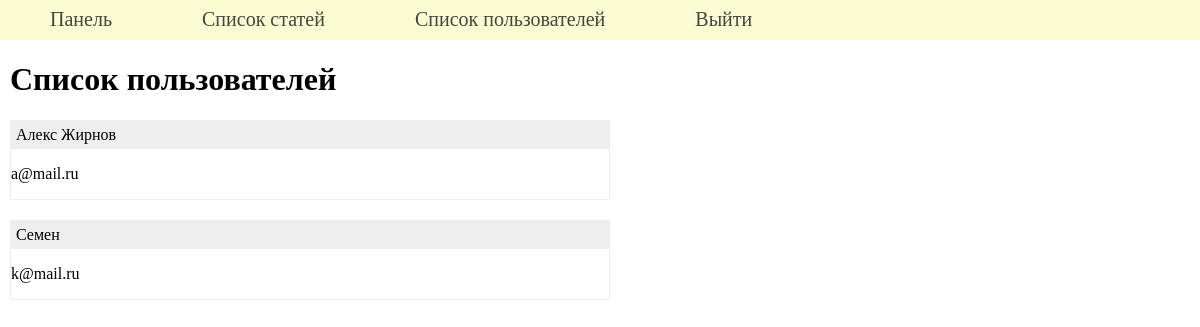
/admin/list-users (signed in), run on an earlier commit of the app's database.
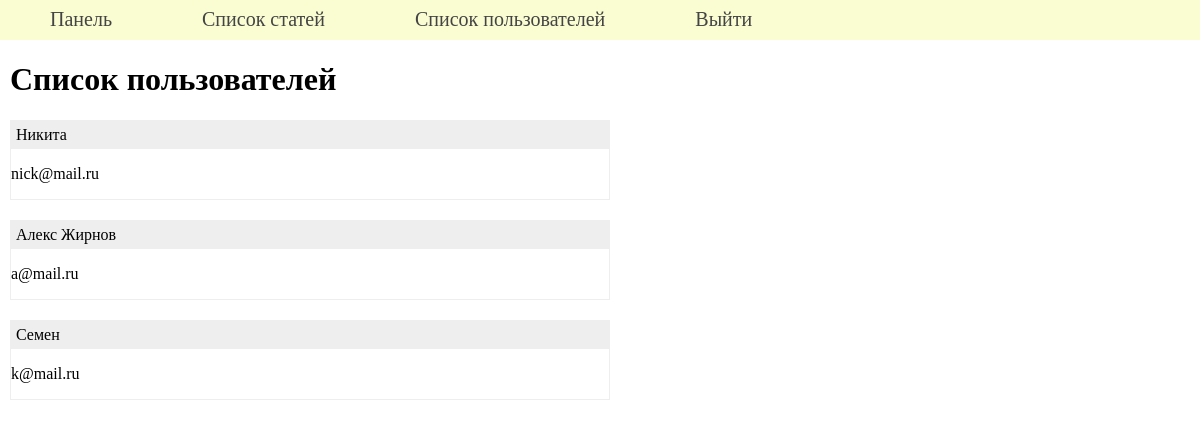
And on a later commit of the database.
### tables this page shows
CREATE TABLE users (
id integer PRIMARY KEY AUTOINCREMENT,
name text NOT NULL,
email text NOT NULL,
psw text NOT NULL,
avatar BLOB DEFAULT NULL,
time integer NOT NULL
);

### admin/admin.py (the view)
@admin.route('/list-users')
def list_users():
    if not isLogged():
        return redirect(url_for('.login'))
    list = []
    if db:
        try:
            cur = db.cursor()
            cur.execute(f"SELECT name, email FROM users ORDER BY time DESC")
            list = cur.fetchall()
        except sqlite3.Error as e:
            print("Ошибка получения статей из БД "+str(e))
    return render_template('admin/listusers.html',
                            title='Список пользователей',
                            menu=menu,
                            list=list)

### admin/admin.py (called while the page is built)
def isLogged():
    return True if session.get('admin_logged') else False

@admin.before_request
def before_request():
    global db
    db = g.get('link_db')

@admin.teardown_request
def teardown_request(request):
    global db
    db = None
    return request

### database/db.py (called while the page is built)
    def getUser(self, user_id):
        try:
            self.__cur.execute(f"""SELECT * FROM users WHERE
                               id = '{user_id}' LIMIT 1""")
            res = self.__cur.fetchone()
            if not res:
                print('Пользователь не найден')
                return False
            return res
        except sqlite3.Error as e:
            print('Ошибка получения данных из БД '+str(e))
        return False

### flsite.py (called while the page is built)
@login_manager.user_loader
def load_user(user_id):
    print('load_user')
    return UserLogin().fromDB(user_id, dbase)

def connect_db():
    conn = sqlite3.connect(app.config['DATABASE'])
    conn.row_factory = sqlite3.Row
    return conn

def get_db():
    if not hasattr(g, 'link_db'):
        g.link_db = connect_db()
    return g.link_db

@app.before_request
def before_request():
    global dbase
    db = get_db()
    dbase = FDataBase(db)

### admin/templates/admin/listusers.html (shortened to what this page needs)
{% extends 'admin/base_admin.html' %}
{% block content %}
<h1>{{ title }}</h1>
<ul class="list-posts">
{% for p in list %}
<li>
<p class="title">{{p.name}}</p>
<p class="announce">{{ p.email}}</p>
</li>
{% endfor %}
</ul>
{% endblock %}

What changed in the data, as far as the page shows it:
added users: name "Никита", email "nick@mail.ru"
